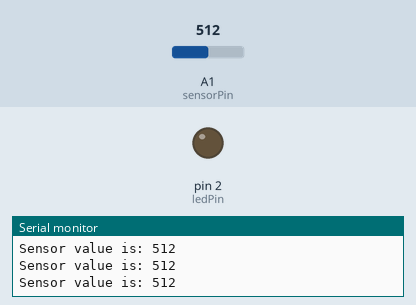
Bench run of a sketch on a simulated Arduino Uno, built with avr-gcc and run on an emulated ATmega328P. On the bench: output pins drawn as LEDs (lit = HIGH), the last lines printed to the serial monitor. The inputs (shaded band) are chosen by the test bench; at power-on: A1 (sensorPin) = 512.

Above: at 1.2 s.
1.3 s: A1 (sensorPin) set to 218
2.8 s: A1 (sensorPin) set to 184
At 3.1 s:
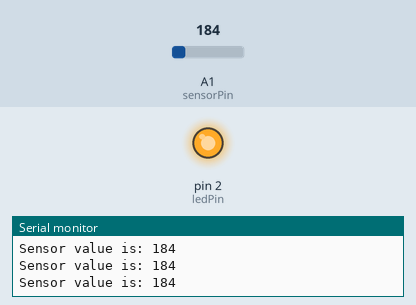
4.3 s: A1 (sensorPin) set to 210
At 5.0 s:
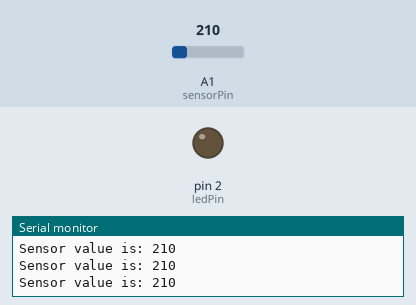
7.3 s: A1 (sensorPin) set to 190
At 8.4 s:
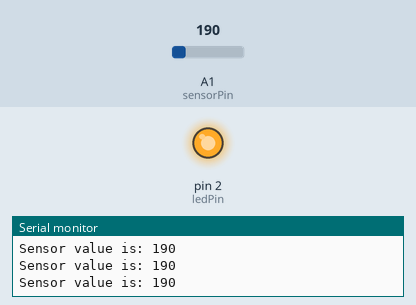
Timing chart, 0 to 10.3 s (numbered marks = the images above; inputs shaded):
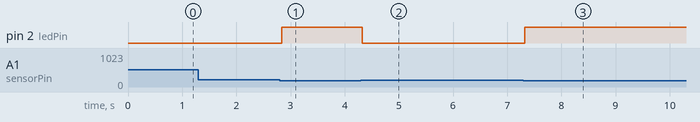

Measured:
- the behaviour switches between 200 and 199 on A1 (sensorPin) (found by bisection; images 0 and 1)
- after the input at 2.8 s, pin 2 (ledPin): LOW → HIGH at once
- after the input at 4.3 s, pin 2 (ledPin): HIGH → LOW at once
- after the input at 7.3 s, pin 2 (ledPin): LOW → HIGH at once

The sketch:

exemplo.ino
```cpp
/*
  Obrigado galera do Arduino. Veja:
  <https://docs.arduino.cc/learn/starting-guide/getting-started-arduino/#example-sketch>
 */

int sensorPin = A1; // Mude o pin para o pin no microcontrolador.
int ledPin = 2;    // ↑
int sensorValue; // Guardar leitura.

void setup() {
  Serial.begin(9600); // O número indica a taxa baud (velocidade de comunicação).
  pinMode(ledPin, OUTPUT);
}

void loop() {
  sensorValue = analogRead(sensorPin);

  Serial.print("Sensor value is: ");
  Serial.println(sensorValue);

  // 200 o que?
  if (sensorValue < 200) {
    digitalWrite(ledPin, HIGH); // "HIGH" é 1, "LOW" é 0.
  } else {
    digitalWrite(ledPin, LOW);
  }
}
```
